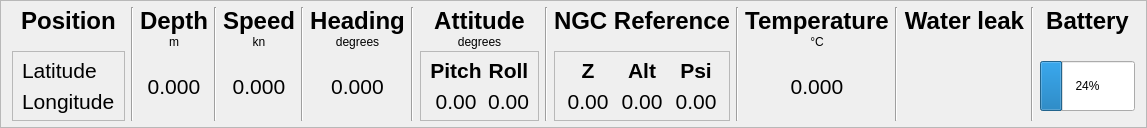
        <widget class="QFrame" name="state_variable_bar">
         <property name="frameShape">
          <enum>QFrame::StyledPanel</enum>
         </property>
         <property name="frameShadow">
          <enum>QFrame::Raised</enum>
         </property>
         <property name="bg" stdset="0">
          <string>dark</string>
         </property>
         <layout class="QGridLayout" name="gridLayout_16" rowstretch="0,0" columnstretch="1,0,0,0,0,0,0,0,1,0,1,0,0,0,0,0,0">
          <property name="topMargin">
           <number>6</number>
          </property>
          <property name="bottomMargin">
           <number>6</number>
          </property>
          <property name="verticalSpacing">
           <number>2</number>
          </property>
          <item row="0" column="6">
           <widget class="QLabel" name="label_35">
            <property name="text">
             <string>&lt;html&gt;&lt;head/&gt;&lt;body&gt;&lt;p&gt;&lt;span style=&quot; font-size:18pt; font-weight:700;&quot;&gt;Heading&lt;/span&gt;&lt;br/&gt;degrees&lt;/p&gt;&lt;/body&gt;&lt;/html&gt;</string>
            </property>
            <property name="alignment">
             <set>Qt::AlignCenter</set>
            </property>
            <property name="bg" stdset="0">
             <string>none</string>
            </property>
           </widget>
          </item>
          <item row="0" column="13" rowspan="2">
           <widget class="Line" name="line_9">
            <property name="orientation">
             <enum>Qt::Vertical</enum>
            </property>
           </widget>
          </item>
          <item row="0" column="8" alignment="Qt::AlignTop">
           <widget class="QLabel" name="label_38">
            <property name="text">
             <string>&lt;html&gt;&lt;head/&gt;&lt;body&gt;&lt;p&gt;&lt;span style=&quot; font-size:18pt; font-weight:700;&quot;&gt;Attitude&lt;/span&gt;&lt;br/&gt;degrees&lt;/p&gt;&lt;/body&gt;&lt;/html&gt;</string>
            </property>
            <property name="alignment">
             <set>Qt::AlignCenter</set>
            </property>
            <property name="bg" stdset="0">
             <string>none</string>
            </property>
           </widget>
          </item>
          <item row="1" column="4">
           <widget class="QLabel" name="state_var_speed">
            <property name="font">
             <font>
              <pointsize>16</pointsize>
             </font>
            </property>
            <property name="text">
             <string>0.000</string>
            </property>
            <property name="alignment">
             <set>Qt::AlignCenter</set>
            </property>
            <property name="bg" stdset="0">
             <string>none</string>
            </property>
           </widget>
          </item>
          <item row="1" column="2">
           <widget class="QLabel" name="state_var_depth">
            <property name="font">
             <font>
              <pointsize>16</pointsize>
             </font>
            </property>
            <property name="text">
             <string>0.000</string>
            </property>
            <property name="alignment">
             <set>Qt::AlignCenter</set>
            </property>
            <property name="bg" stdset="0">
             <string>none</string>
            </property>
           </widget>
          </item>
          <item row="0" column="2">
           <widget class="QLabel" name="label_33">
            <property name="text">
             <string>&lt;html&gt;&lt;head/&gt;&lt;body&gt;&lt;p&gt;&lt;span style=&quot; font-size:18pt; font-weight:700;&quot;&gt;Depth&lt;/span&gt;&lt;br/&gt;m&lt;/p&gt;&lt;/body&gt;&lt;/html&gt;</string>
            </property>
            <property name="alignment">
             <set>Qt::AlignCenter</set>
            </property>
            <property name="bg" stdset="0">
             <string>none</string>
            </property>
           </widget>
          </item>
          <item row="0" column="5" rowspan="2">
           <widget class="Line" name="line_6">
            <property name="orientation">
             <enum>Qt::Vertical</enum>
            </property>
           </widget>
          </item>
          <item row="0" column="3" rowspan="2">
           <widget class="Line" name="line_5">
            <property name="orientation">
             <enum>Qt::Vertical</enum>
            </property>
           </widget>
          </item>
          <item row="0" column="1" rowspan="2">
           <widget class="Line" name="line_4">
            <property name="orientation">
             <enum>Qt::Vertical</enum>
            </property>
           </widget>
          </item>
          <item row="0" column="9" rowspan="2">
           <widget class="Line" name="line_15">
            <property name="orientation">
             <enum>Qt::Vertical</enum>
            </property>
           </widget>
          </item>
          <item row="0" column="0" alignment="Qt::AlignTop">
           <widget class="QLabel" name="label_30">
            <property name="text">
             <string>&lt;html&gt;&lt;head/&gt;&lt;body&gt;&lt;p&gt;&lt;span style=&quot; font-size:18pt; font-weight:700;&quot;&gt;Position&lt;/span&gt;&lt;br/&gt;&lt;/p&gt;&lt;/body&gt;&lt;/html&gt;</string>
            </property>
            <property name="alignment">
             <set>Qt::AlignCenter</set>
            </property>
            <property name="bg" stdset="0">
             <string>none</string>
            </property>
           </widget>
          </item>
          <item row="0" column="16" alignment="Qt::AlignTop">
           <widget class="QLabel" name="label_47">
            <property name="text">
             <string>&lt;html&gt;&lt;head/&gt;&lt;body&gt;&lt;p&gt;&lt;span style=&quot; font-size:18pt; font-weight:700;&quot;&gt;Battery&lt;/span&gt;&lt;/p&gt;&lt;/body&gt;&lt;/html&gt;</string>
            </property>
            <property name="alignment">
             <set>Qt::AlignCenter</set>
            </property>
            <property name="bg" stdset="0">
             <string>none</string>
            </property>
           </widget>
          </item>
          <item row="0" column="14" alignment="Qt::AlignTop">
           <widget class="QLabel" name="label_49">
            <property name="text">
             <string>&lt;html&gt;&lt;head/&gt;&lt;body&gt;&lt;p&gt;&lt;span style=&quot; font-size:18pt; font-weight:700;&quot;&gt;Water leak&lt;/span&gt;&lt;/p&gt;&lt;/body&gt;&lt;/html&gt;</string>
            </property>
            <property name="alignment">
             <set>Qt::AlignCenter</set>
            </property>
            <property name="bg" stdset="0">
             <string>none</string>
            </property>
           </widget>
          </item>
          <item row="0" column="15" rowspan="2">
           <widget class="Line" name="line_10">
            <property name="orientation">
             <enum>Qt::Vertical</enum>
            </property>
           </widget>
          </item>
          <item row="0" column="12">
           <widget class="QLabel" name="label_48">
            <property name="text">
             <string>&lt;html&gt;&lt;head/&gt;&lt;body&gt;&lt;p&gt;&lt;span style=&quot; font-size:18pt; font-weight:700;&quot;&gt;Temperature&lt;/span&gt;&lt;br/&gt;°C&lt;/p&gt;&lt;/body&gt;&lt;/html&gt;</string>
            </property>
            <property name="alignment">
             <set>Qt::AlignCenter</set>
            </property>
            <property name="bg" stdset="0">
             <string>none</string>
            </property>
           </widget>
          </item>
          <item row="1" column="0" alignment="Qt::AlignTop">
           <widget class="QFrame" name="frame_12">
            <property name="frameShape">
             <enum>QFrame::StyledPanel</enum>
            </property>
            <property name="frameShadow">
             <enum>QFrame::Raised</enum>
            </property>
            <layout class="QVBoxLayout" name="verticalLayout_10">
             <property name="topMargin">
              <number>6</number>
             </property>
             <property name="bottomMargin">
              <number>6</number>
             </property>
             <item>
              <widget class="QLabel" name="state_var_lat">
               <property name="font">
                <font>
                 <pointsize>16</pointsize>
                </font>
               </property>
               <property name="text">
                <string>Latitude</string>
               </property>
              </widget>
             </item>
             <item>
              <widget class="QLabel" name="state_var_lon">
               <property name="font">
                <font>
                 <pointsize>16</pointsize>
                </font>
               </property>
               <property name="text">
                <string>Longitude</string>
               </property>
              </widget>
             </item>
            </layout>
           </widget>
          </item>
          <item row="1" column="6">
           <widget class="QLabel" name="state_var_heading">
            <property name="font">
             <font>
              <pointsize>16</pointsize>
             </font>
            </property>
            <property name="text">
             <string>0.000</string>
            </property>
            <property name="alignment">
             <set>Qt::AlignCenter</set>
            </property>
            <property name="bg" stdset="0">
             <string>none</string>
            </property>
           </widget>
          </item>
          <item row="0" column="11" rowspan="2">
           <widget class="Line" name="line_8">
            <property name="orientation">
             <enum>Qt::Vertical</enum>
            </property>
           </widget>
          </item>
          <item row="1" column="14" alignment="Qt::AlignHCenter">
           <widget class="QPushButton" name="water_leak_led">
            <property name="minimumSize">
             <size>
              <width>40</width>
              <height>40</height>
             </size>
            </property>
            <property name="maximumSize">
             <size>
              <width>40</width>
              <height>40</height>
             </size>
            </property>
            <property name="styleSheet">
             <string notr="true">text-align: center;
border-radius: 20px;</string>
            </property>
            <property name="text">
             <string/>
            </property>
            <property name="icon">
             <iconset resource="../resources.qrc">
              <normaloff>:/icons/icons/water-leak.svg</normaloff>:/icons/icons/water-leak.svg</iconset>
            </property>
            <property name="iconSize">
             <size>
              <width>20</width>
              <height>20</height>
             </size>
            </property>
            <property name="status" stdset="0">
             <string>warn</string>
            </property>
            <property name="control" stdset="0">
             <string>infoled</string>
            </property>
           </widget>
          </item>
          <item row="1" column="8" alignment="Qt::AlignTop">
           <widget class="QFrame" name="frame_13">
            <property name="styleSheet">
             <string notr="true">b</string>
            </property>
            <property name="frameShape">
             <enum>QFrame::StyledPanel</enum>
            </property>
            <property name="frameShadow">
             <enum>QFrame::Raised</enum>
            </property>
            <layout class="QGridLayout" name="gridLayout_17" rowstretch="0,0">
             <property name="topMargin">
              <number>6</number>
             </property>
             <property name="bottomMargin">
              <number>6</number>
             </property>
             <item row="0" column="1">
              <widget class="QLabel" name="label_57">
               <property name="font">
                <font>
                 <pointsize>16</pointsize>
                </font>
               </property>
               <property name="text">
                <string>&lt;html&gt;&lt;head/&gt;&lt;body&gt;&lt;p&gt;&lt;span style=&quot; font-weight:700;&quot;&gt;Roll&lt;/span&gt;&lt;/p&gt;&lt;/body&gt;&lt;/html&gt;</string>
               </property>
               <property name="alignment">
                <set>Qt::AlignCenter</set>
               </property>
              </widget>
             </item>
             <item row="1" column="1">
              <widget class="QLabel" name="state_var_roll">
               <property name="font">
                <font>
                 <pointsize>16</pointsize>
                </font>
               </property>
               <property name="text">
                <string>0.00</string>
               </property>
               <property name="alignment">
                <set>Qt::AlignCenter</set>
               </property>
              </widget>
             </item>
             <item row="1" column="0">
              <widget class="QLabel" name="state_var_pitch">
               <property name="font">
                <font>
                 <pointsize>16</pointsize>
                </font>
               </property>
               <property name="text">
                <string>0.00</string>
               </property>
               <property name="alignment">
                <set>Qt::AlignCenter</set>
               </property>
              </widget>
             </item>
             <item row="0" column="0">
              <widget class="QLabel" name="label_56">
               <property name="font">
                <font>
                 <pointsize>16</pointsize>
                </font>
               </property>
               <property name="text">
                <string>&lt;html&gt;&lt;head/&gt;&lt;body&gt;&lt;p&gt;&lt;span style=&quot; font-weight:700;&quot;&gt;Pitch&lt;/span&gt;&lt;/p&gt;&lt;/body&gt;&lt;/html&gt;</string>
               </property>
               <property name="alignment">
                <set>Qt::AlignCenter</set>
               </property>
              </widget>
             </item>
            </layout>
           </widget>
          </item>
          <item row="1" column="16" alignment="Qt::AlignHCenter|Qt::AlignVCenter">
           <widget class="QProgressBar" name="battery_progress_bar">
            <property name="minimumSize">
             <size>
              <width>95</width>
              <height>50</height>
             </size>
            </property>
            <property name="maximumSize">
             <size>
              <width>95</width>
              <height>16777215</height>
             </size>
            </property>
            <property name="styleSheet">
             <string notr="true"/>
            </property>
            <property name="value">
             <number>24</number>
            </property>
            <property name="alignment">
             <set>Qt::AlignHCenter|Qt::AlignTop</set>
            </property>
            <property name="orientation">
             <enum>Qt::Horizontal</enum>
            </property>
            <property name="invertedAppearance">
             <bool>false</bool>
            </property>
            <property name="textDirection">
             <enum>QProgressBar::TopToBottom</enum>
            </property>
            <property name="charge" stdset="0">
             <string>low</string>
            </property>
           </widget>
          </item>
          <item row="1" column="12">
           <widget class="QLabel" name="state_var_temperature">
            <property name="font">
             <font>
              <pointsize>16</pointsize>
             </font>
            </property>
            <property name="text">
             <string>0.000</string>
            </property>
            <property name="alignment">
             <set>Qt::AlignCenter</set>
            </property>
            <property name="bg" stdset="0">
             <string>none</string>
            </property>
           </widget>
          </item>
          <item row="0" column="4">
           <widget class="QLabel" name="label_34">
            <property name="text">
             <string>&lt;html&gt;&lt;head/&gt;&lt;body&gt;&lt;p&gt;&lt;span style=&quot; font-size:18pt; font-weight:700;&quot;&gt;Speed&lt;/span&gt;&lt;br/&gt;kn&lt;/p&gt;&lt;/body&gt;&lt;/html&gt;</string>
            </property>
            <property name="alignment">
             <set>Qt::AlignCenter</set>
            </property>
            <property name="bg" stdset="0">
             <string>none</string>
            </property>
           </widget>
          </item>
          <item row="0" column="7" rowspan="2">
           <widget class="Line" name="line_7">
            <property name="orientation">
             <enum>Qt::Vertical</enum>
            </property>
           </widget>
          </item>
          <item row="0" column="10">
           <widget class="QLabel" name="label_55">
            <property name="text">
             <string>&lt;html&gt;&lt;head/&gt;&lt;body&gt;&lt;p align=&quot;center&quot;&gt;&lt;span style=&quot; font-size:18pt; font-weight:700;&quot;&gt;NGC Reference&lt;/span&gt;&lt;br/&gt;&lt;/p&gt;&lt;/body&gt;&lt;/html&gt;</string>
            </property>
            <property name="bg" stdset="0">
             <string>none</string>
            </property>
           </widget>
          </item>
          <item row="1" column="10">
           <widget class="QFrame" name="frame_17">
            <property name="frameShape">
             <enum>QFrame::StyledPanel</enum>
            </property>
            <property name="frameShadow">
             <enum>QFrame::Raised</enum>
            </property>
            <layout class="QGridLayout" name="gridLayout_9">
             <property name="topMargin">
              <number>6</number>
             </property>
             <property name="bottomMargin">
              <number>6</number>
             </property>
             <item row="0" column="0">
              <widget class="QLabel" name="label_71">
               <property name="font">
                <font>
                 <pointsize>16</pointsize>
                </font>
               </property>
               <property name="text">
                <string>&lt;html&gt;&lt;head/&gt;&lt;body&gt;&lt;p align=&quot;center&quot;&gt;&lt;span style=&quot; font-weight:700;&quot;&gt;Z&lt;/span&gt;&lt;/p&gt;&lt;/body&gt;&lt;/html&gt;</string>
               </property>
              </widget>
             </item>
             <item row="0" column="1">
              <widget class="QLabel" name="label_72">
               <property name="font">
                <font>
                 <pointsize>16</pointsize>
                </font>
               </property>
               <property name="text">
                <string>&lt;html&gt;&lt;head/&gt;&lt;body&gt;&lt;p align=&quot;center&quot;&gt;&lt;span style=&quot; font-weight:700;&quot;&gt;Alt&lt;/span&gt;&lt;/p&gt;&lt;/body&gt;&lt;/html&gt;</string>
               </property>
              </widget>
             </item>
             <item row="0" column="2">
              <widget class="QLabel" name="label_75">
               <property name="font">
                <font>
                 <pointsize>16</pointsize>
                </font>
               </property>
               <property name="text">
                <string>&lt;html&gt;&lt;head/&gt;&lt;body&gt;&lt;p align=&quot;center&quot;&gt;&lt;span style=&quot; font-weight:700;&quot;&gt;Psi&lt;/span&gt;&lt;/p&gt;&lt;/body&gt;&lt;/html&gt;</string>
               </property>
              </widget>
             </item>
             <item row="1" column="0">
              <widget class="QLabel" name="state_var_ref_z">
               <property name="font">
                <font>
                 <pointsize>16</pointsize>
                </font>
               </property>
               <property name="text">
                <string>&lt;html&gt;&lt;head/&gt;&lt;body&gt;&lt;p align=&quot;center&quot;&gt;0.00&lt;/p&gt;&lt;/body&gt;&lt;/html&gt;</string>
               </property>
              </widget>
             </item>
             <item row="1" column="1">
              <widget class="QLabel" name="state_var_ref_alt">
               <property name="font">
                <font>
                 <pointsize>16</pointsize>
                </font>
               </property>
               <property name="text">
                <string>&lt;html&gt;&lt;head/&gt;&lt;body&gt;&lt;p align=&quot;center&quot;&gt;0.00&lt;/p&gt;&lt;/body&gt;&lt;/html&gt;</string>
               </property>
              </widget>
             </item>
             <item row="1" column="2">
              <widget class="QLabel" name="state_var_ref_psi">
               <property name="font">
                <font>
                 <pointsize>16</pointsize>
                </font>
               </property>
               <property name="text">
                <string>&lt;html&gt;&lt;head/&gt;&lt;body&gt;&lt;p align=&quot;center&quot;&gt;0.00&lt;/p&gt;&lt;/body&gt;&lt;/html&gt;</string>
               </property>
              </widget>
             </item>
            </layout>
           </widget>
          </item>
         </layout>
        </widget>
